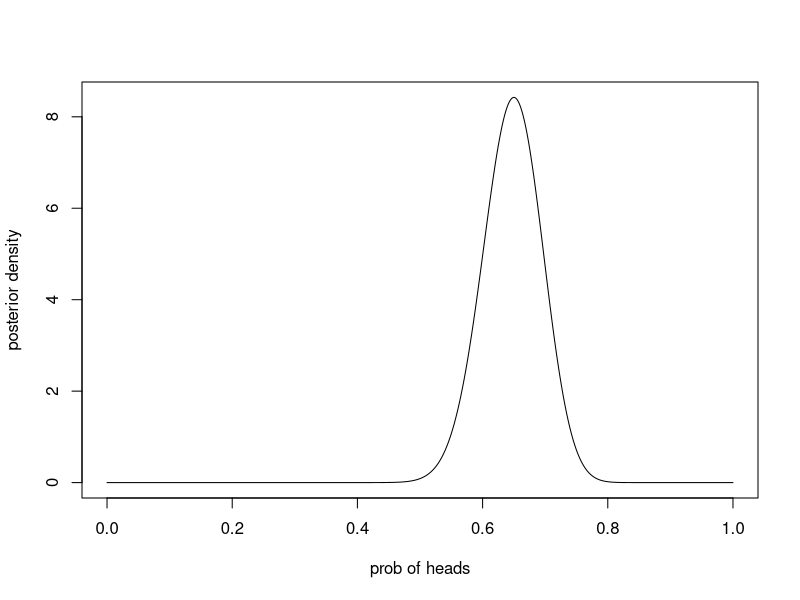

Here is the R script that generated this plot:
## ---- chunk 1
knitr::opts_chunk$set(echo = TRUE)
## ---- chunk 2
z <- 65
n <- 100
prior_alpha <- 1
prior_beta <- 1
post_alpha <- prior_alpha + z
post_beta <- prior_beta + n - z
x <- seq(0, 1, length.out=1000)
dens <- dbeta(x, shape1=post_alpha, shape2=post_beta)
plot(x, dens, type='l',
     xlab='prob of heads', ylab='posterior density')
